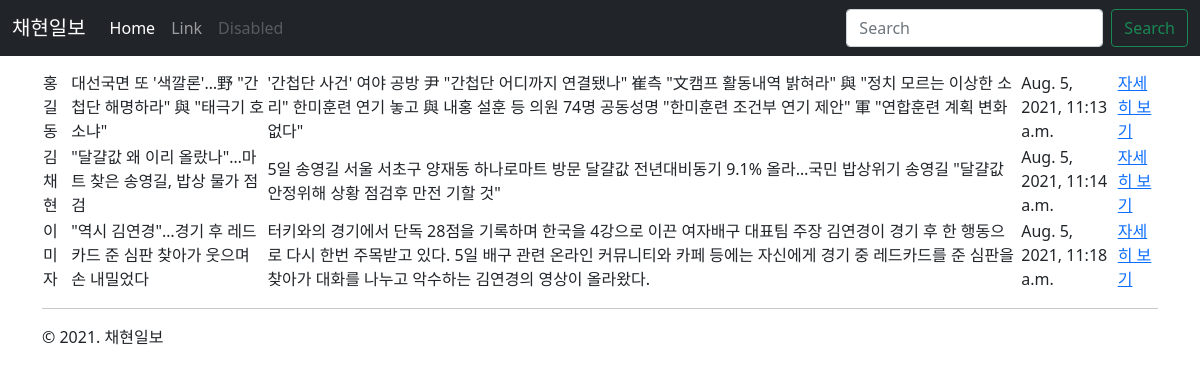
The page /journal/ on the database its author committed.
### journal/models.py (models this page shows)
class Post(models.Model):
    journallist = models.ForeignKey(Journalist,on_delete=models.CASCADE)
    title = models.CharField(max_length=100)
    content = models.TextField()
    photo = models.ImageField()
    created_at = models.DateTimeField(auto_now_add=True)
    updated_at = models.DateTimeField(auto_now=True)

class Journalist(models.Model):
    def __str__(self):
        return self.name # 저널리스트 이름 OBJESTS가 아닌 지정한 이름으로 나오게 하기
    name = models.CharField(max_length=20)
    created_at = models.DateTimeField(auto_now_add=True)
    updated_at = models.DateTimeField(auto_now=True)

### journal/views.py (the view)
# urls.py: path("", views.index, name="index"),
def index(request: HttpRequest):
    qs = Post.objects.all()
    return render(request, "journal/journal_list.html", {
        "journal_list": qs,
    })

### journal/templates/journal/journal_list.html
{% extends "journal/layout.html"%}
{% block content %}
<table>
    {% for post in journal_list %}
    <tr>
        <td>{{ post.journallist }}</td>
        <td>{{ post.title }}</td>
        <td>{{ post.content }}</td>
        <td>{{ comment.post }}</td>
        <td>{{ post.created_at }}</td>
        <td>
            <a href="/journal/{{ post.pk }}/">자세히 보기</a><br>
        </td>
    </tr>
    {% endfor %}
</table>
{% endblock %}

### journal/templates/journal/layout.html (shortened to what this page needs)
<!doctype html>
<html>
<head>
    <link href="https://cdn.jsdelivr.net/npm/bootstrap@5.0.2/dist/css/bootstrap.min.css" rel="stylesheet"
>
</head>
<body>
    <nav class="navbar navbar-expand-md navbar-dark fixed-top bg-dark">
        <div class="container-fluid">
            <a class="navbar-brand" href="#">
                채현일보
            </a>
            <div class="collapse navbar-collapse" id="navbarCollapse">
                <ul class="navbar-nav me-auto mb-2 mb-md-0">
                    <li class="nav-item">
                        <a class="nav-link active" aria-current="page" href="#">Home</a>
                    </li>
                    <li class="nav-item">
                        <a class="nav-link" href="#">Link</a>
                    </li>
                    <li class="nav-item">
                        <a class="nav-link disabled" href="#" tabindex="-1" aria-disabled="true">Disabled</a>
                    </li>
                </ul>
                <form class="d-flex">
                    <input class="form-control me-2" type="search" placeholder="Search" aria-label="Search">
                    <button class="btn btn-outline-success" type="submit">Search</button>
                </form>
            </div>
        </div>
    </nav>
    <div class="container">
        {% block content %}{% endblock %}
        <hr />
        &copy; 2021. 채현일보
    </div>
</body>
</html>

### journal/templates/journal/layout.html (style rules this page uses)
body { padding-top: 70px; }

### rows shown on the page
Post: journallist "홍길동", title "대선국면 또 '색깔론'…野 \"간첩단 해명하라\" 與 \"태극기 호소냐\"", content "'간첩단 사건' 여야 공방 尹 \"간첩단 어디까지 연결됐나\" 崔측 \"文캠프 활동내역 밝혀라\" 與 \"정치 모르는 이상한 소리\" 한미훈련 연기 놓고 與 내홍 설훈 등 의원 74명 공동성명 \"한미훈련 조건부 연기 제안\" 軍 \"연합훈련 계획 변화없다\"", created_at "Aug. 5, 2021, 11:13 a.m."
Post: journallist "김채현", title "\"달걀값 왜 이리 올랐나\"…마트 찾은 송영길, 밥상 물가 점검", content "5일 송영길 서울 서초구 양재동 하나로마트 방문 달걀값 전년대비동기 9.1% 올라…국민 밥상위기 송영길 \"달걀값 안정위해 상황 점검후 만전 기할 것\"", created_at "Aug. 5, 2021, 11:14 a.m."
Post: journallist "이미자", title "\"역시 김연경\"…경기 후 레드카드 준 심판 찾아가 웃으며 손 내밀었다", content "터키와의 경기에서 단독 28점을 기록하며 한국을 4강으로 이끈 여자배구 대표팀 주장 김연경이 경기 후 한 행동으로 다시 한번 주목받고 있다. 5일 배구 관련 온라인 커뮤니티와 카페 등에는 자신에게 경기 중 레드카드를 준 심판을 찾아가 대화를 나누고 악수하는 김연경의 영상이 올라왔다.", created_at "Aug. 5, 2021, 11:18 a.m."
